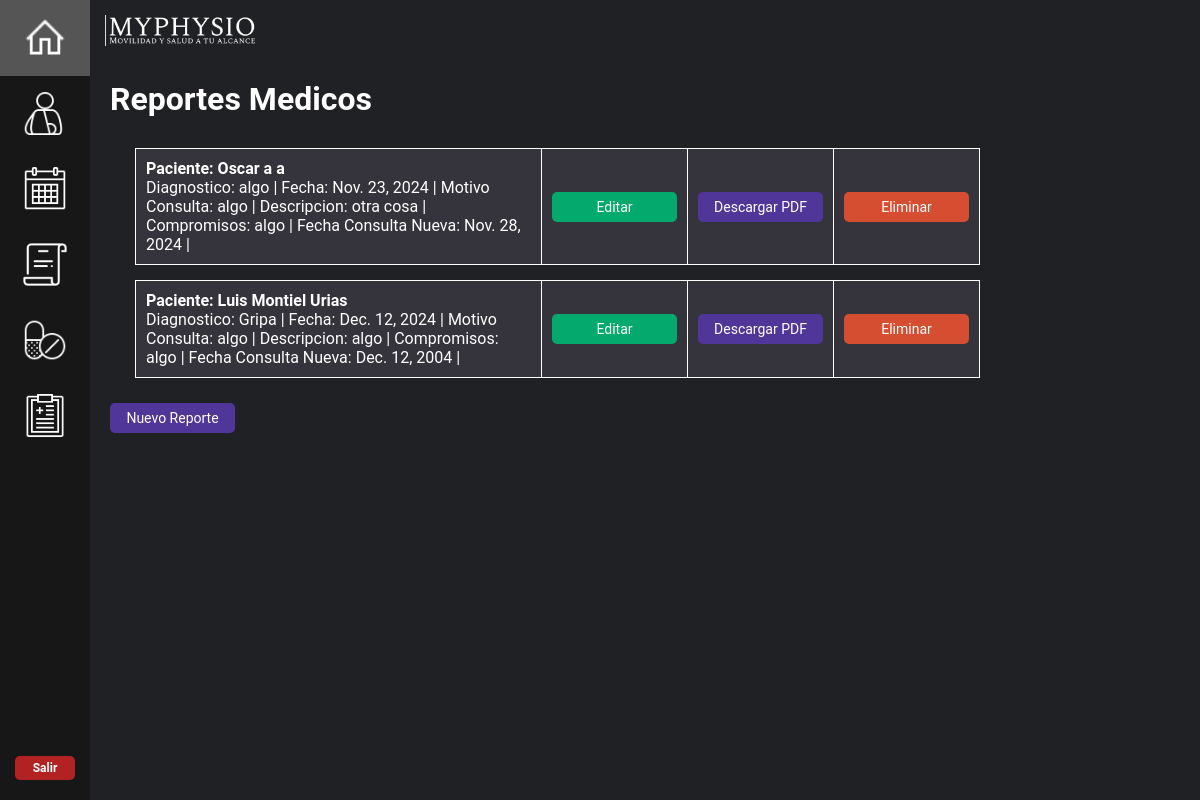
/reportemedico, run on an earlier commit of the app's database.
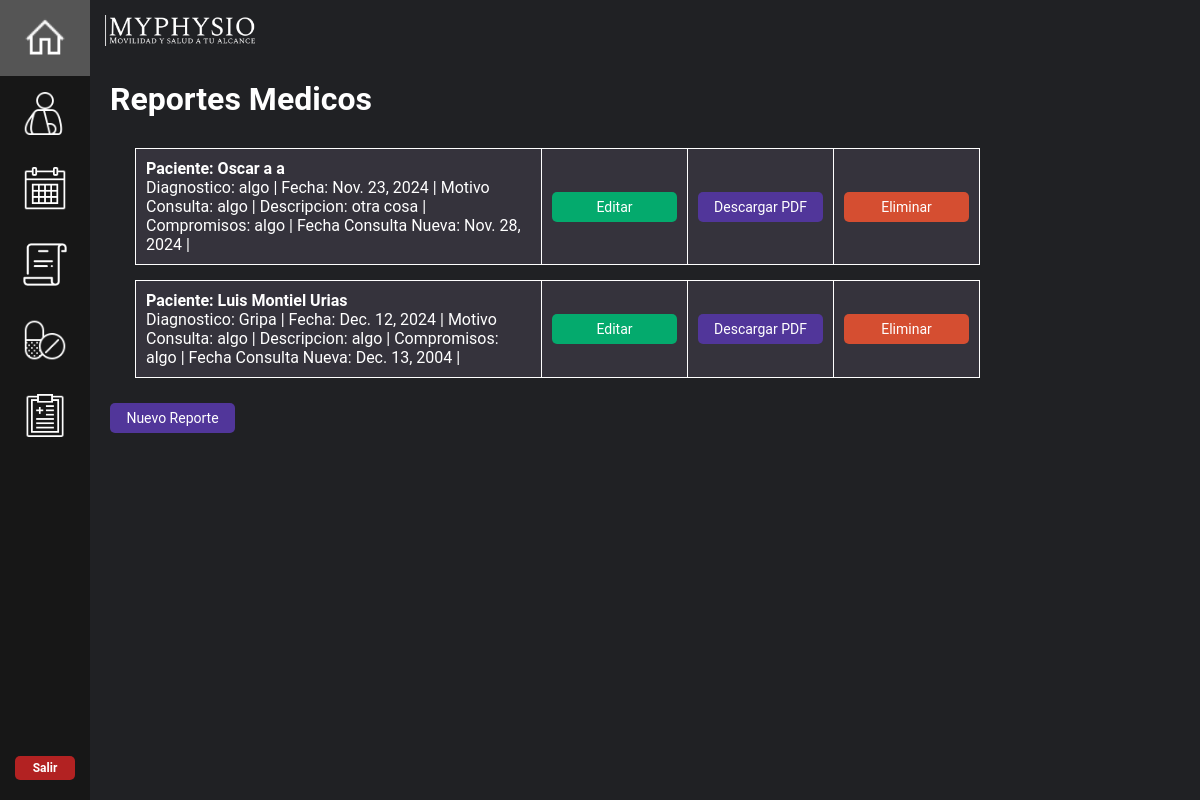
And on a later commit of the database.
### mainapp/models.py (models this page shows, shortened)
class Reporte(models.Model):
    paciente = models.ForeignKey(Paciente, on_delete=models.CASCADE, blank=False, null=False)
    diagnostico = models.CharField(max_length=255)
    fecha = models.DateField()
    motivoconsulta = models.CharField(max_length=255)
    descripcion = models.CharField(max_length=255)
    compromisos = models.CharField(max_length=255)
    fechasnconsulta = models.DateField()
    horanconsulta = models.TimeField(null=True, blank=True)  # Nuevo campo para la hora

class Paciente(models.Model):
    nombre = models.CharField(max_length=50)
    apellido_paterno = models.CharField(max_length=50)
    apellido_materno = models.CharField(max_length=50)
    edad = models.IntegerField()
    sexo = models.CharField(max_length=50, blank=True, null=True)
    direccion = models.CharField(max_length=50, blank=True, null=True)
    telefonoP = models.IntegerField(blank=True, null=True)
    emailP = models.EmailField(blank=True, null=True)
    sintomas = models.CharField(max_length=50, blank=True, null=True)
    frecuencia_dolor = models.CharField(max_length=50, blank=True, null=True)
    act_causante = models.CharField(max_length=50, blank=True, null=True)
    descripcion_dolor = models.CharField(max_length=50, blank=True, null=True)
    intensidad_dolor = models.CharField(max_length=50, blank=True, null=True)
    tratamiento = models.CharField(max_length=50, blank=True, null=True)
    lesiones = models.CharField(max_length=50, blank=True, null=True)
    condicion = models.CharField(max_length=50, blank=True, null=True)
    tratamientos_previos = models.CharField(max_length=50, blank=True, null=True)
    medicacion_actual = models.CharField(max_length=50, blank=True, null=True)
    peso = models.IntegerField(blank=True, null=True)
    altura = models.IntegerField(blank=True, null=True)
    rango_mov = models.IntegerField(blank=True, null=True)
    presion = models.CharField(max_length=50, blank=True, null=True)
    ocupacion = models.CharField(max_length=50, blank=True, null=True)
    act_fisica = models.CharField(max_length=50, blank=True, null=True)
    descanso = models.CharField(max_length=50, blank=True, null=True)
    alimentacion = models.CharField(max_length=50, blank=True, null=True)
    def __str__(self):
        return self.nombre + ' ' + self.apellido_paterno + ' ' + self.apellido_materno

### mainapp/views.py (the view)
# urls.py: path("reportemedico", views.reportemedico, name="reportemedico"),
def reportemedico(request):
    info_reporte = Reporte.objects.all
    return render(request, "./reportemedico.html", {'all': info_reporte})

### mainapp/templates/reportemedico.html (shortened to what this page needs)
{% extends "dashboard_home.html" %}
{% load static %}
{% block content %}
<h1 style="margin-top: 60px; color: white;">Reportes Medicos</h1>
<div class="container_reporte">
{% for item in all %}
    <div class="info_reportes">
        <table>
            <tr>
                <td>
                        <strong>Paciente: {{item.paciente}}</strong> <br>
                        Diagnostico: {{item.diagnostico}} |
                        Fecha: {{item.fecha}} |
                        Motivo Consulta: {{item.motivoconsulta}} |
                        Descripcion: {{item.descripcion}} |
                        Compromisos: {{item.compromisos}} |
                        Fecha Consulta Nueva: {{item.fechasnconsulta}} |
                </td>
                <td align="right">
                    <a href="{% url 'update_reporte' item.id %}"> <button class="next-button edit-button" type="button">Editar</button></a>
                </td>
                <td align="right">
                    <a href="{% url 'pdf_reporte' item.id %}"> <button class="next-button download-button" type="button">Descargar PDF</button></a>
                </td>
                <td>
                    <a href="{% url 'delete_reporte' item.id %}"> <button class="next-button delete-button" type="button">Eliminar</button></a>
                </td>
            </tr>
        </table>
    </div>
{% endfor %}
</div>
<a href="/reg_reporte"><button id="next1" class="next-button" type="button">Nuevo Reporte</button></a>
{% endblock %}

What changed in the data, as far as the page shows it:
changed Reporte "Gripa": fechasnconsulta "Dec. 12, 2004" → "Dec. 13, 2004"
